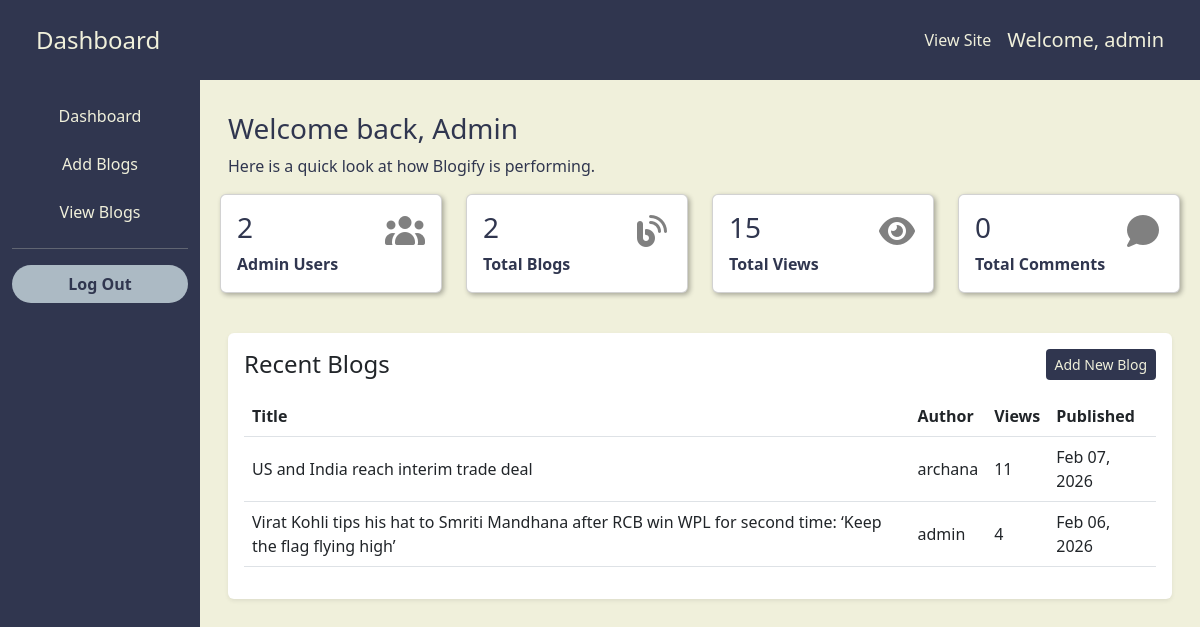
The page /admindash/ (signed in) on the database its author committed.
### mainapp/models.py (models this page shows, shortened)
class Blog(models.Model):
    title = models.CharField(max_length=200)
    subtitle = models.CharField(max_length=300)
    author = models.CharField(max_length=100)
    content = models.TextField()
    views = models.IntegerField(default=0)
    image = models.ImageField(upload_to="blog_images/", null=True, blank=True)
    published_at = models.DateTimeField(auto_now_add=True)
    updated_at = models.DateTimeField(auto_now=True)
    class Meta:
        ordering = ["-published_at"]

### mainapp/views.py (the view)
# urls.py: path('admindash/', views.admindash, name='admindash'),
@admin_required
def admindash(request):
    blog_count = Blog.objects.count()
    total_views = Blog.objects.aggregate(total_views=Sum("views"))["total_views"] or 0
    comment_count = Comment.objects.count()
    admin_count = get_user_model().objects.filter(is_staff=True).count()
    recent_blogs = Blog.objects.all()[:5]
    context = {
        "blog_count": blog_count,
        "total_views": total_views,
        "comment_count": comment_count,
        "admin_count": admin_count,
        "recent_blogs": recent_blogs,
    }
    return render(request, "admindash.html", context)

### mainapp/views.py (called while the page is built)
def admin_required(view_func):
    @wraps(view_func)
    def wrapped_view(request, *args, **kwargs):
        if not request.user.is_authenticated or not request.user.is_staff:
            messages.error(request, "Please log in as an admin to continue.")
            return redirect("login")
        return view_func(request, *args, **kwargs)
    return wrapped_view

### mainapp/templates/admindash.html
{% extends 'adminbase.html' %}
{% block admin %}
<div class="row p-3 mt-3 mainDash">
    <div class="col-sm-12">
        <h3>Welcome back, {{ request.user.username|title }}</h3>
        <p class="mb-0">Here is a quick look at how Blogify is performing.</p>
    </div>
</div>
<div class="row row-cols-1 row-cols-md-4 g-4 px-2">
    <div class="col">
        <div class="card d-board-card h-100" style="box-shadow: 2px 2px 5px rgba(0, 0, 0, 0.3);">
            <div class="card-body">
                <div class="d-flex justify-content-between align-items-center" style="font-size: 2rem;">
                    <h3 class="card-title">{{ admin_count }}</h3>
                    <i class="fa-solid fa-users"></i>
                </div>
                <p class="card-text fw-semibold">Admin Users</p>
            </div>
        </div>
    </div>
    <div class="col">
        <div class="card d-board-card h-100" style="box-shadow: 2px 2px 5px rgba(0, 0, 0, 0.3);">
            <div class="card-body">
                <div class="d-flex justify-content-between align-items-center" style="font-size: 2rem;">
                    <h3 class="card-title">{{ blog_count }}</h3>
                    <i class="fa-solid fa-blog"></i>
                </div>
                <p class="card-text fw-semibold">Total Blogs</p>
            </div>
        </div>
    </div>
    <div class="col">
        <div class="card d-board-card h-100" style="box-shadow: 2px 2px 5px rgba(0, 0, 0, 0.3);">
            <div class="card-body">
                <div class="d-flex justify-content-between align-items-center" style="font-size: 2rem;">
                    <h3 class="card-title">{{ total_views }}</h3>
                    <i class="fa-solid fa-eye"></i>
                </div>
                <p class="card-text fw-semibold">Total Views</p>
            </div>
        </div>
    </div>
    <div class="col">
        <div class="card d-board-card h-100" style="box-shadow: 2px 2px 5px rgba(0, 0, 0, 0.3);">
            <div class="card-body">
                <div class="d-flex justify-content-between align-items-center" style="font-size: 2rem;">
                    <h3 class="card-title">{{ comment_count }}</h3>
                    <i class="fa-solid fa-comment"></i>
                </div>
                <p class="card-text fw-semibold">Total Comments</p>
            </div>
        </div>
    </div>
</div>
<div class="row p-3 mt-4">
    <div class="col-sm-12">
        <div class="card border-0 shadow-sm">
            <div class="card-body">
                <div class="d-flex justify-content-between align-items-center mb-3">
                    <h4 class="mb-0">Recent Blogs</h4>
                    <a href="{% url 'addblog' %}" class="btn btn-sm"
                        style="background-color: #30364F; color: #F0F0DB;">Add New Blog</a>
                </div>
                <div class="table-responsive">
                    <table class="table align-middle">
                        <thead>
                            <tr>
                                <th>Title</th>
                                <th>Author</th>
                                <th>Views</th>
                                <th>Published</th>
                            </tr>
                        </thead>
                        <tbody>
                            {% for blog in recent_blogs %}
                            <tr>
                                <td>{{ blog.title }}</td>
                                <td>{{ blog.author }}</td>
                                <td>{{ blog.views }}</td>
                                <td>{{ blog.published_at|date:"M d, Y" }}</td>
                            </tr>
                            {% empty %}
                            <tr>
                                <td colspan="4" class="text-center py-4">No blogs have been published yet.</td>
                            </tr>
                            {% endfor %}
                        </tbody>
                    </table>
                </div>
            </div>
        </div>
    </div>
</div>
{% endblock %}

### mainapp/templates/adminbase.html (shortened to what this page needs)
{% load static %}
<!doctype html>
<html lang="en">
<head>
    <link rel="stylesheet" href="{% static 'css/style.css' %}">
    <link href="https://cdn.jsdelivr.net/npm/bootstrap@5.2.3/dist/css/bootstrap.min.css" rel="stylesheet"
>
    <link rel="stylesheet" href="https://cdnjs.cloudflare.com/ajax/libs/font-awesome/7.0.1/css/all.min.css"
>
</head>
<body>
    <div class="container-fluid">
        <div class="row header">
            <div class="col-sm-12 d-flex justify-content-between align-items-center py-3">
                <h4 class="ms-4 mb-0">Dashboard</h4>
                <div class="d-flex align-items-center gap-3 me-4">
                    <a href="{% url 'index' %}" class="text-decoration-none" style="color: #F0F0DB;">View Site</a>
                    <h5 class="mb-0">Welcome, {{ request.user.username|default:'Admin' }}</h5>
                </div>
            </div>
        </div>
        <div class="row main">
            <div class="col-sm-2 sidebar">
                <ul class="list-unstyled mt-4 text-center">
                    <li class="mb-4"><a href="{% url 'admindash' %}" class="nav-link">Dashboard</a></li>
                    <li class="mb-4"><a href="{% url 'addblog' %}" class="nav-link">Add Blogs</a></li>
                    <li class="mb-4"><a href="{% url 'viewsblog' %}" class="nav-link">View Blogs</a></li>
                </ul>
                <hr>
                <form method="post" action="{% url 'logout' %}">
                    <button type="submit" class="btn rounded-pill w-100 px-5"
                        style="background-color: #ACBAC4; color: #30364F; font-weight: 600;">
                        Log Out
                    </button>
                </form>
            </div>
            <div class="col-sm-10 main-content" style="background-color: #F0F0DB;">
                {% block admin %}{% endblock %}
            </div>
        </div>
    </div>
</body>
</html>

### mainapp/static/css/style.css (style rules this page uses)
body { overflow-x: hidden; }
.header { height: 10vh; background-color: #30364F; color: #F0F0DB; }
.header h4 { margin-bottom: 0; }
.main { height: 90vh; }
.sidebar { background-color: #30364F; color: #F0F0DB; font-weight: 500; }
.mainDash { color: #30364F; }
.mainDash p { font-weight: 500; }
.d-board-card i { color: gray; }
.d-board-card { color: #30364F; transition: 0.3s ; }

### rows shown on the page
Blog: title "US and India reach interim trade deal", author "archana", views "11", published_at "Feb 07, 2026"
Blog: title "Virat Kohli tips his hat to Smriti Mandhana after RCB win WPL for second time: ‘Keep the flag flying high’", author "admin", views "4", published_at "Feb 06, 2026"

### other values the page prints
{{ request.user.username|default:'Admin' }} "admin"
{{ request.user.username|title }} "Admin"
{{ admin_count }} "2"
{{ blog_count }} "2"
{{ total_views }} "15"
{{ comment_count }} "0"
